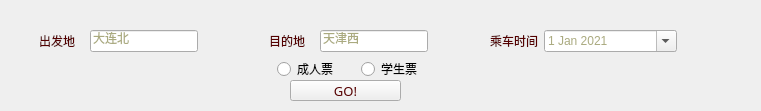
   <widget class="QWidget" name="WidgetForQuery" native="true">
    <property name="geometry">
     <rect>
      <x>330</x>
      <y>90</y>
      <width>761</width>
      <height>111</height>
     </rect>
    </property>
    <property name="sizePolicy">
     <sizepolicy hsizetype="Fixed" vsizetype="Fixed">
      <horstretch>0</horstretch>
      <verstretch>0</verstretch>
     </sizepolicy>
    </property>
    <widget class="QPushButton" name="QueryButton">
     <property name="geometry">
      <rect>
       <x>290</x>
       <y>80</y>
       <width>111</width>
       <height>21</height>
      </rect>
     </property>
     <property name="sizePolicy">
      <sizepolicy hsizetype="Fixed" vsizetype="Fixed">
       <horstretch>0</horstretch>
       <verstretch>0</verstretch>
      </sizepolicy>
     </property>
     <property name="palette">
      <palette>
       <active>
        <colorrole role="ButtonText">
         <brush brushstyle="SolidPattern">
          <color alpha="255">
           <red>85</red>
           <green>0</green>
           <blue>0</blue>
          </color>
         </brush>
        </colorrole>
       </active>
       <inactive>
        <colorrole role="ButtonText">
         <brush brushstyle="SolidPattern">
          <color alpha="255">
           <red>85</red>
           <green>0</green>
           <blue>0</blue>
          </color>
         </brush>
        </colorrole>
       </inactive>
       <disabled>
        <colorrole role="ButtonText">
         <brush brushstyle="SolidPattern">
          <color alpha="255">
           <red>120</red>
           <green>120</green>
           <blue>120</blue>
          </color>
         </brush>
        </colorrole>
       </disabled>
      </palette>
     </property>
     <property name="font">
      <font>
       <family>Arial Black</family>
       <pointsize>10</pointsize>
       <weight>50</weight>
       <italic>false</italic>
       <bold>false</bold>
       <underline>false</underline>
       <stylestrategy>PreferDefault</stylestrategy>
       <kerning>true</kerning>
      </font>
     </property>
     <property name="text">
      <string>GO!</string>
     </property>
    </widget>
    <widget class="QWidget" name="layoutWidget">
     <property name="geometry">
      <rect>
       <x>260</x>
       <y>60</y>
       <width>181</width>
       <height>18</height>
      </rect>
     </property>
     <property name="sizePolicy">
      <sizepolicy hsizetype="Fixed" vsizetype="Fixed">
       <horstretch>0</horstretch>
       <verstretch>0</verstretch>
      </sizepolicy>
     </property>
     <layout class="QHBoxLayout" name="horizontalLayout_2">
      <item>
       <widget class="QRadioButton" name="ButtForAdult">
        <property name="sizePolicy">
         <sizepolicy hsizetype="Fixed" vsizetype="Fixed">
          <horstretch>0</horstretch>
          <verstretch>0</verstretch>
         </sizepolicy>
        </property>
        <property name="text">
         <string>成人票</string>
        </property>
        <attribute name="buttonGroup">
         <string notr="true">buttonGroup</string>
        </attribute>
       </widget>
      </item>
      <item>
       <widget class="QRadioButton" name="ButtForStudent">
        <property name="sizePolicy">
         <sizepolicy hsizetype="Fixed" vsizetype="Fixed">
          <horstretch>0</horstretch>
          <verstretch>0</verstretch>
         </sizepolicy>
        </property>
        <property name="text">
         <string>学生票</string>
        </property>
        <attribute name="buttonGroup">
         <string notr="true">buttonGroup</string>
        </attribute>
       </widget>
      </item>
     </layout>
    </widget>
    <widget class="QWidget" name="layoutWidget">
     <property name="geometry">
      <rect>
       <x>30</x>
       <y>30</y>
       <width>177</width>
       <height>22</height>
      </rect>
     </property>
     <property name="sizePolicy">
      <sizepolicy hsizetype="Fixed" vsizetype="Fixed">
       <horstretch>0</horstretch>
       <verstretch>0</verstretch>
      </sizepolicy>
     </property>
     <layout class="QHBoxLayout" name="horizontalLayout_3">
      <item>
       <widget class="QLabel" name="LabelForStart">
        <property name="sizePolicy">
         <sizepolicy hsizetype="Fixed" vsizetype="Fixed">
          <horstretch>0</horstretch>
          <verstretch>0</verstretch>
         </sizepolicy>
        </property>
        <property name="palette">
         <palette>
          <active>
           <colorrole role="WindowText">
            <brush brushstyle="SolidPattern">
             <color alpha="255">
              <red>85</red>
              <green>0</green>
              <blue>0</blue>
             </color>
            </brush>
           </colorrole>
          </active>
          <inactive>
           <colorrole role="WindowText">
            <brush brushstyle="SolidPattern">
             <color alpha="255">
              <red>85</red>
              <green>0</green>
              <blue>0</blue>
             </color>
            </brush>
           </colorrole>
          </inactive>
          <disabled>
           <colorrole role="WindowText">
            <brush brushstyle="SolidPattern">
             <color alpha="255">
              <red>120</red>
              <green>120</green>
              <blue>120</blue>
             </color>
            </brush>
           </colorrole>
          </disabled>
         </palette>
        </property>
        <property name="font">
         <font>
          <family>幼圆</family>
          <pointsize>9</pointsize>
          <weight>50</weight>
          <bold>false</bold>
         </font>
        </property>
        <property name="text">
         <string>出发地</string>
        </property>
       </widget>
      </item>
      <item>
       <widget class="QLineEdit" name="start_in">
        <property name="sizePolicy">
         <sizepolicy hsizetype="Fixed" vsizetype="Fixed">
          <horstretch>0</horstretch>
          <verstretch>0</verstretch>
         </sizepolicy>
        </property>
        <property name="palette">
         <palette>
          <active>
           <colorrole role="WindowText">
            <brush brushstyle="SolidPattern">
             <color alpha="255">
              <red>0</red>
              <green>0</green>
              <blue>0</blue>
             </color>
            </brush>
           </colorrole>
           <colorrole role="Text">
            <brush brushstyle="SolidPattern">
             <color alpha="255">
              <red>170</red>
              <green>170</green>
              <blue>127</blue>
             </color>
            </brush>
           </colorrole>
           <colorrole role="PlaceholderText">
            <brush brushstyle="SolidPattern">
             <color alpha="128">
              <red>170</red>
              <green>170</green>
              <blue>127</blue>
             </color>
            </brush>
           </colorrole>
          </active>
          <inactive>
           <colorrole role="WindowText">
            <brush brushstyle="SolidPattern">
             <color alpha="255">
              <red>0</red>
              <green>0</green>
              <blue>0</blue>
             </color>
            </brush>
           </colorrole>
           <colorrole role="Text">
            <brush brushstyle="SolidPattern">
             <color alpha="255">
              <red>170</red>
              <green>170</green>
              <blue>127</blue>
             </color>
            </brush>
           </colorrole>
           <colorrole role="PlaceholderText">
            <brush brushstyle="SolidPattern">
             <color alpha="128">
              <red>170</red>
              <green>170</green>
              <blue>127</blue>
             </color>
            </brush>
           </colorrole>
          </inactive>
          <disabled>
           <colorrole role="WindowText">
            <brush brushstyle="SolidPattern">
             <color alpha="255">
              <red>120</red>
              <green>120</green>
              <blue>120</blue>
             </color>
            </brush>
           </colorrole>
           <colorrole role="Text">
            <brush brushstyle="SolidPattern">
             <color alpha="255">
              <red>120</red>
              <green>120</green>
              <blue>120</blue>
             </color>
            </brush>
           </colorrole>
           <colorrole role="PlaceholderText">
            <brush brushstyle="SolidPattern">
             <color alpha="128">
              <red>0</red>
              <green>0</green>
              <blue>0</blue>
             </color>
            </brush>
           </colorrole>
          </disabled>
         </palette>
        </property>
        <property name="font">
         <font>
          <weight>50</weight>
          <bold>false</bold>
         </font>
        </property>
        <property name="text">
         <string>大连北</string>
        </property>
       </widget>
      </item>
     </layout>
    </widget>
    <widget class="QWidget" name="layoutWidget">
     <property name="geometry">
      <rect>
       <x>260</x>
       <y>30</y>
       <width>177</width>
       <height>22</height>
      </rect>
     </property>
     <property name="sizePolicy">
      <sizepolicy hsizetype="Fixed" vsizetype="Fixed">
       <horstretch>0</horstretch>
       <verstretch>0</verstretch>
      </sizepolicy>
     </property>
     <layout class="QHBoxLayout" name="horizontalLayout_4">
      <item>
       <widget class="QLabel" name="LabelForDict">
        <property name="sizePolicy">
         <sizepolicy hsizetype="Fixed" vsizetype="Fixed">
          <horstretch>0</horstretch>
          <verstretch>0</verstretch>
         </sizepolicy>
        </property>
        <property name="palette">
         <palette>
          <active>
           <colorrole role="WindowText">
            <brush brushstyle="SolidPattern">
             <color alpha="255">
              <red>85</red>
              <green>0</green>
              <blue>0</blue>
             </color>
            </brush>
           </colorrole>
          </active>
          <inactive>
           <colorrole role="WindowText">
            <brush brushstyle="SolidPattern">
             <color alpha="255">
              <red>85</red>
              <green>0</green>
              <blue>0</blue>
             </color>
            </brush>
           </colorrole>
          </inactive>
          <disabled>
           <colorrole role="WindowText">
            <brush brushstyle="SolidPattern">
             <color alpha="255">
              <red>120</red>
              <green>120</green>
              <blue>120</blue>
             </color>
            </brush>
           </colorrole>
          </disabled>
         </palette>
        </property>
        <property name="font">
         <font>
          <family>幼圆</family>
          <pointsize>9</pointsize>
          <weight>50</weight>
          <bold>false</bold>
         </font>
        </property>
        <property name="text">
         <string>目的地</string>
        </property>
       </widget>
      </item>
      <item>
       <widget class="QLineEdit" name="dict_in">
        <property name="sizePolicy">
         <sizepolicy hsizetype="Fixed" vsizetype="Fixed">
          <horstretch>0</horstretch>
          <verstretch>0</verstretch>
         </sizepolicy>
        </property>
        <property name="palette">
         <palette>
          <active>
           <colorrole role="WindowText">
            <brush brushstyle="SolidPattern">
             <color alpha="255">
              <red>0</red>
              <green>0</green>
              <blue>0</blue>
             </color>
            </brush>
           </colorrole>
           <colorrole role="Text">
            <brush brushstyle="SolidPattern">
             <color alpha="255">
              <red>170</red>
              <green>170</green>
              <blue>127</blue>
             </color>
            </brush>
           </colorrole>
           <colorrole role="PlaceholderText">
            <brush brushstyle="SolidPattern">
             <color alpha="128">
              <red>170</red>
              <green>170</green>
              <blue>127</blue>
             </color>
            </brush>
           </colorrole>
          </active>
          <inactive>
           <colorrole role="WindowText">
            <brush brushstyle="SolidPattern">
             <color alpha="255">
              <red>0</red>
              <green>0</green>
              <blue>0</blue>
             </color>
            </brush>
           </colorrole>
           <colorrole role="Text">
            <brush brushstyle="SolidPattern">
             <color alpha="255">
              <red>170</red>
              <green>170</green>
              <blue>127</blue>
             </color>
            </brush>
           </colorrole>
           <colorrole role="PlaceholderText">
            <brush brushstyle="SolidPattern">
             <color alpha="128">
              <red>170</red>
              <green>170</green>
              <blue>127</blue>
             </color>
            </brush>
           </colorrole>
          </inactive>
          <disabled>
           <colorrole role="WindowText">
            <brush brushstyle="SolidPattern">
             <color alpha="255">
              <red>120</red>
              <green>120</green>
              <blue>120</blue>
             </color>
            </brush>
           </colorrole>
           <colorrole role="Text">
            <brush brushstyle="SolidPattern">
             <color alpha="255">
              <red>120</red>
              <green>120</green>
              <blue>120</blue>
             </color>
            </brush>
           </colorrole>
           <colorrole role="PlaceholderText">
            <brush brushstyle="SolidPattern">
             <color alpha="128">
              <red>0</red>
              <green>0</green>
              <blue>0</blue>
             </color>
            </brush>
           </colorrole>
          </disabled>
         </palette>
        </property>
        <property name="font">
         <font>
          <weight>50</weight>
          <bold>false</bold>
         </font>
        </property>
        <property name="text">
         <string>天津西</string>
        </property>
       </widget>
      </item>
     </layout>
    </widget>
    <widget class="QWidget" name="layoutWidget">
     <property name="geometry">
      <rect>
       <x>490</x>
       <y>30</y>
       <width>189</width>
       <height>22</height>
      </rect>
     </property>
     <property name="sizePolicy">
      <sizepolicy hsizetype="Fixed" vsizetype="Fixed">
       <horstretch>0</horstretch>
       <verstretch>0</verstretch>
      </sizepolicy>
     </property>
     <layout class="QHBoxLayout" name="horizontalLayout_5">
      <item>
       <widget class="QLabel" name="LabelFortime">
        <property name="sizePolicy">
         <sizepolicy hsizetype="Fixed" vsizetype="Fixed">
          <horstretch>0</horstretch>
          <verstretch>0</verstretch>
         </sizepolicy>
        </property>
        <property name="palette">
         <palette>
          <active>
           <colorrole role="WindowText">
            <brush brushstyle="SolidPattern">
             <color alpha="255">
              <red>85</red>
              <green>0</green>
              <blue>0</blue>
             </color>
            </brush>
           </colorrole>
          </active>
          <inactive>
           <colorrole role="WindowText">
            <brush brushstyle="SolidPattern">
             <color alpha="255">
              <red>85</red>
              <green>0</green>
              <blue>0</blue>
             </color>
            </brush>
           </colorrole>
          </inactive>
          <disabled>
           <colorrole role="WindowText">
            <brush brushstyle="SolidPattern">
             <color alpha="255">
              <red>120</red>
              <green>120</green>
              <blue>120</blue>
             </color>
            </brush>
           </colorrole>
          </disabled>
         </palette>
        </property>
        <property name="font">
         <font>
          <family>幼圆</family>
          <pointsize>9</pointsize>
          <weight>50</weight>
          <bold>false</bold>
         </font>
        </property>
        <property name="text">
         <string>乘车时间</string>
        </property>
       </widget>
      </item>
      <item>
       <widget class="QDateEdit" name="dateEditForTrain">
        <property name="sizePolicy">
         <sizepolicy hsizetype="Fixed" vsizetype="Fixed">
          <horstretch>0</horstretch>
          <verstretch>0</verstretch>
         </sizepolicy>
        </property>
        <property name="minimumSize">
         <size>
          <width>133</width>
          <height>20</height>
         </size>
        </property>
        <property name="palette">
         <palette>
          <active>
           <colorrole role="WindowText">
            <brush brushstyle="SolidPattern">
             <color alpha="255">
              <red>0</red>
              <green>0</green>
              <blue>0</blue>
             </color>
            </brush>
           </colorrole>
           <colorrole role="Text">
            <brush brushstyle="SolidPattern">
             <color alpha="255">
              <red>170</red>
              <green>170</green>
              <blue>127</blue>
             </color>
            </brush>
           </colorrole>
           <colorrole role="PlaceholderText">
            <brush brushstyle="SolidPattern">
             <color alpha="128">
              <red>170</red>
              <green>170</green>
              <blue>127</blue>
             </color>
            </brush>
           </colorrole>
          </active>
          <inactive>
           <colorrole role="WindowText">
            <brush brushstyle="SolidPattern">
             <color alpha="255">
              <red>0</red>
              <green>0</green>
              <blue>0</blue>
             </color>
            </brush>
           </colorrole>
           <colorrole role="Text">
            <brush brushstyle="SolidPattern">
             <color alpha="255">
              <red>170</red>
              <green>170</green>
              <blue>127</blue>
             </color>
            </brush>
           </colorrole>
           <colorrole role="PlaceholderText">
            <brush brushstyle="SolidPattern">
             <color alpha="128">
              <red>170</red>
              <green>170</green>
              <blue>127</blue>
             </color>
            </brush>
           </colorrole>
          </inactive>
          <disabled>
           <colorrole role="WindowText">
            <brush brushstyle="SolidPattern">
             <color alpha="255">
              <red>120</red>
              <green>120</green>
              <blue>120</blue>
             </color>
            </brush>
           </colorrole>
           <colorrole role="Text">
            <brush brushstyle="SolidPattern">
             <color alpha="255">
              <red>120</red>
              <green>120</green>
              <blue>120</blue>
             </color>
            </brush>
           </colorrole>
           <colorrole role="PlaceholderText">
            <brush brushstyle="SolidPattern">
             <color alpha="128">
              <red>0</red>
              <green>0</green>
              <blue>0</blue>
             </color>
            </brush>
           </colorrole>
          </disabled>
         </palette>
        </property>
        <property name="font">
         <font>
          <weight>50</weight>
          <bold>false</bold>
         </font>
        </property>
        <property name="dateTime">
         <datetime>
          <hour>0</hour>
          <minute>0</minute>
          <second>0</second>
          <year>2021</year>
          <month>1</month>
          <day>1</day>
         </datetime>
        </property>
        <property name="calendarPopup">
         <bool>true</bool>
        </property>
       </widget>
      </item>
     </layout>
    </widget>
   </widget>
